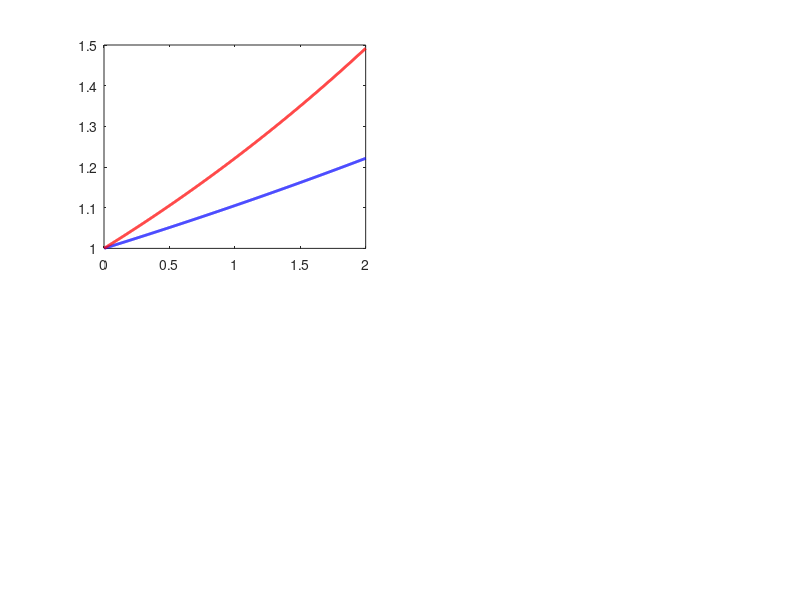

Write MATLAB code to recreate this figure. (Note: this script raises an error after producing the figure.)
clear;clc;close all

Hz = 400; tend = 2;
t = 1/Hz : 1/Hz : tend; t = t'; Sf = 100;% time = time(1:400);
% 
amp1 = exp(0.1*t);  amp2 = exp(0.2*t);  amp3 = exp(0.3*t);
% 
Sig1 = amp1.*exp(2*1i*pi*(25*t.^2));                        IF1 = 50*t;
Sig2 = amp2.*exp(2*1i*pi*(25*t));                           IF2 = 25*ones(length(t),1);
Sig3 = amp3.*exp(2*1i*pi*(-22*t.^2 + 95*t + sin(5*t)));     IF3 = -44*t + 95 + 5*cos(5*t);

figure; set(gcf,'Position',[20 100 800 450]);
subplot(221);plot(t,amp1,'b','LineWidth',2);hold on;plot(t,amp2,'r','LineWidth',2);plot(t,amp3,'Color','[0, 0.5, 0]','LineWidth',2);
axis xy; xlim([0,t(end)]);ylim([0.9 1.9]);
legend('Mode 1','Mode 2','Mode 3','Location','northwest')
xlabel('Time (s)','FontSize',12,'FontName','Times New Roman');
ylabel('Amplitude','FontSize',12,'FontName','Times New Roman');

j = 0; pin = 0; 
for SNR = -4:1:15
    j = j + 1;
    for k = 1 : 10
        pin = pin + 1;
        x = Sig1 + Sig2+ Sig3;    x = x';                                        % transposed
        seed = pin; % Use the loop variable as the seed
        rng(seed); % Set the seed for random number generation
        x = awgn(x,SNR);

        ng = 151;
        Nx = length(x);
        nw_2 = Nx;
        ntau = Nx;
        nc = 71;

        L = length(x);
        nw = round(nw_2/2);
        nc = nc+1-rem(nc,2);
        ng = ng+1-rem(ng,2);
        ng_h = (ng-1)/2;
        nc_2 = nc*2-1;
        cend = Hz*Hz/ng;

        % Atau, Aw and Ac are arguments of LCT time, frequency and chirp rate, respectively.
        Atau = (1/ntau:1/ntau:1)*L/Hz;
        Anw_2 = (0:(nw_2-1))*Hz/nw_2;
        Aw = Anw_2(1:nw);
        Ac = (-1:2/(nc-1):1)*cend;
        %
        % Calculation of signal LCT
        g = 0.54 - 0.46*cos(2.0*pi*(1:ng)'/(ng+1));  % HAMMING window
        g = g/sum(g);
        taon = round(Atau*Hz);
        x = hilbert(x);
        xext = [zeros(1,ng_h) x zeros(1,ng_h) ];     % extended signal
        xmat = xext(repmat((0:ng-1),[ntau,1,nc])+repmat(taon.',[1,ng,nc]));% matrix of truncated signal
        gmat = repmat(g.',[ntau,1,nc]);
        gt = (-ng_h:ng_h)/Hz;                        % time of window
        kn(1,:,:) = exp(-1j*pi*(gt).^2.'*Ac);        % kernel of LCT
        knmat = repmat(kn,[ntau,1,1]);
        xLCTa = xmat.*gmat.*knmat;
        xLCTb = zeros(ntau,nw_2,nc);
        xLCTb(:,1:ng,:) = xLCTa;
        xLCTc = circshift(xLCTb,-ng_h,2);
        xLCTc = fft(xLCTc,[],2);
        xLCT = xLCTc(:,1:nw,:);

        % Calculation of LCT Reference
        Ac_2 = (-2:2/(nc-1):2)*cend;

        RefLCTb = zeros(nw_2,nc_2);
        Refhmat = repmat(g,[1,nc_2]);
        Refknmat = exp(-1j*pi*(gt).^2.'*Ac_2);
        RefLCTa = Refhmat.*Refknmat;
        RefLCTb(1:ng,:) = RefLCTa;
        RefLCTc = circshift(RefLCTb,-ng_h,1);
        RefLCTc = fft(RefLCTc,[],1);
        LCTRef = fftshift(RefLCTc,1);

        fmidn = round((nw_2+1)/2)*ones(1,ntau); % frequency center index of LCT Reference
        cmidn = (nc_2+1)/2*ones(1,ntau);        % chirp rate center index of LCT Reference

        %iterative process
        TFR = zeros(ntau,nw);                       %% ---- for the other component, run this line again ---- %%%
        mf = 0 : nw-1;
        mc(1,1,:) = (0:nc-1)*nw_2;
        mfc = repmat(mf,ntau,1,nc)+repmat(mc,ntau,nw,1);
        % xenergy = sum(sum(xLCT(:,:,(nc+1)/2).*conj(xLCT(:,:,(nc+1)/2))));%signal energy
%         xenergy = sum(sum(xLCT(:,:,(nc+0)/1).*conj(xLCT(:,:,(nc+0)/1))));%signal energy

        % ratio = 1;
        % while ratio>threshold
        % Step 2
        absxLCT = abs(xLCT);
        [~,TFCMaxIndex] = max(absxLCT,[],[2,3],'linear');
        [~,maxfn,maxcn] = ind2sub([ntau,nw,nc],TFCMaxIndex);   % positions in matrix % CL (3,1);, (2,2);, ...
        TFMaxIndex = sub2ind([ntau,nw],1:ntau,maxfn.');
        mode = xLCT(TFCMaxIndex.');
        TFR(TFMaxIndex) = TFR(TFMaxIndex) + mode;

        % Step 3
        fdist = fmidn.'- maxfn + 1;                  % distance of frequency
        cdist = cmidn.'- maxcn + 1;                  % distance of chirp rate
        mtau = fdist + (cdist-1)*nw_2;
        m1b = repmat(mtau,1,nw,nc) + mfc;
        xLCTk = repmat(mode.',1,nw,nc).*LCTRef(m1b);  % LCT of the kth mode
        % Step 4
        xLCT = xLCT-xLCTk;% residual LCT
        % Step 5
        % renergy = sum(sum(xLCT(:,:,(nc+1)/2).*conj(xLCT(:,:,(nc+1)/2))));%residual energy
        % ratio = renergy/xenergy;
        % end
        % end

        TFR = zeros(ntau,nw);
        absxLCT = abs(xLCT);
        [~,TFCMaxIndex] = max(absxLCT,[],[2,3],'linear');
        [~,maxfn,maxcn] = ind2sub([ntau,nw,nc],TFCMaxIndex);   % positions in matrix % CL (3,1);, (2,2);, ...
        TFMaxIndex = sub2ind([ntau,nw],1:ntau,maxfn.');
        mode2 = xLCT(TFCMaxIndex.');
        TFR(TFMaxIndex) = TFR(TFMaxIndex) + mode2;
        % Step 3
        fdist = fmidn.'- maxfn + 1;                  % distance of frequency
        cdist = cmidn.'- maxcn + 1;                  % distance of chirp rate
        mtau = fdist + (cdist-1)*nw_2;
        m1b = repmat(mtau,1,nw,nc) + mfc;
        xLCTk = repmat(mode2.',1,nw,nc).*LCTRef(m1b);  % LCT of the kth mode
        % Step 4
        xLCT = xLCT-xLCTk;% residual LCT
        % Step 5
        % renergy = sum(sum(xLCT(:,:,(nc+1)/2).*conj(xLCT(:,:,(nc+1)/2))));%residual energy
        % ratio = renergy/xenergy;

        TFR = zeros(ntau,nw);
        absxLCT = abs(xLCT);
        [~,TFCMaxIndex] = max(absxLCT,[],[2,3],'linear');
        [~,maxfn,maxcn] = ind2sub([ntau,nw,nc],TFCMaxIndex);   % positions in matrix % CL (3,1);, (2,2);, ...
        TFMaxIndex = sub2ind([ntau,nw],1:ntau,maxfn.');
        mode3 = xLCT(TFCMaxIndex.');
        TFR(TFMaxIndex) = TFR(TFMaxIndex) + mode3;
        % Step 3
        fdist = fmidn.'- maxfn + 1;                  % distance of frequency
        cdist = cmidn.'- maxcn + 1;                  % distance of chirp rate
        mtau = fdist + (cdist-1)*nw_2;
        m1b = repmat(mtau,1,nw,nc) + mfc;
        xLCTk = repmat(mode3.',1,nw,nc).*LCTRef(m1b);  % LCT of the kth mode
        % Step 4
        xLCT = xLCT-xLCTk;% residual LCT
        %%%%%%%%%%   Rebuttal    %%%%%%%%%%
        % From VNCMD, eq. 40

        chops = 100;
        Sig1_s = Sig1(chops: end-chops); Sig2_s = Sig2(chops: end-chops); Sig3_s = Sig3(chops: end-chops);
        mode_s = mode(chops: end-chops); mode2_s = mode2(chops: end-chops); mode3_s = mode3(chops: end-chops);  


        e1 = norm(real(Sig1_s-mode_s'))/norm(real(mode_s'));
        e2 = norm(real(Sig2_s-mode2_s'))/norm(real(mode2_s'));
        e3 = norm(real(Sig3_s-mode3_s'))/norm(real(mode3_s'));

        e1_r = norm(real(Sig2_s-mode_s'))/norm(real(mode_s'));               % Because, may Sig1_s can be displayed as Sig2_s
        e2_r = norm(real(Sig3_s-mode2_s'))/norm(real(mode2_s'));
        e3_r = norm(real(Sig1_s-mode3_s'))/norm(real(mode3_s'));

        e1_r1 = norm(real(Sig3_s-mode_s'))/norm(real(mode_s'));               % Because, may Sig1_s can be displayed as Sig2_s
        e2_r1 = norm(real(Sig1_s-mode2_s'))/norm(real(mode2_s'));
        e3_r1 = norm(real(Sig2_s-mode3_s'))/norm(real(mode3_s'));
        
        e_M1 = [e1 e1_r e1_r1];
        e_M2 = [e2 e2_r e2_r1];
        e_M3 = [e3 e3_r e3_r1];

        e1_s = min(e_M1); e2_s = min(e_M2); e3_s = min(e_M3);

        e_k(k) = mean([e1_s e2_s e3_s]);
%         k
    end
    e(j) = mean(e_k);
    j
end
figure;
subplot(311);plot(real(Sig1_s));hold on;plot(real(mode_s),'r--')
subplot(312);plot(real(Sig2_s));hold on;plot(real(mode2_s),'r--')
subplot(313);plot(real(Sig3_s));hold on;plot(real(mode3_s),'r--')

% figure;plot(-25:1:15,e)
e = e';
